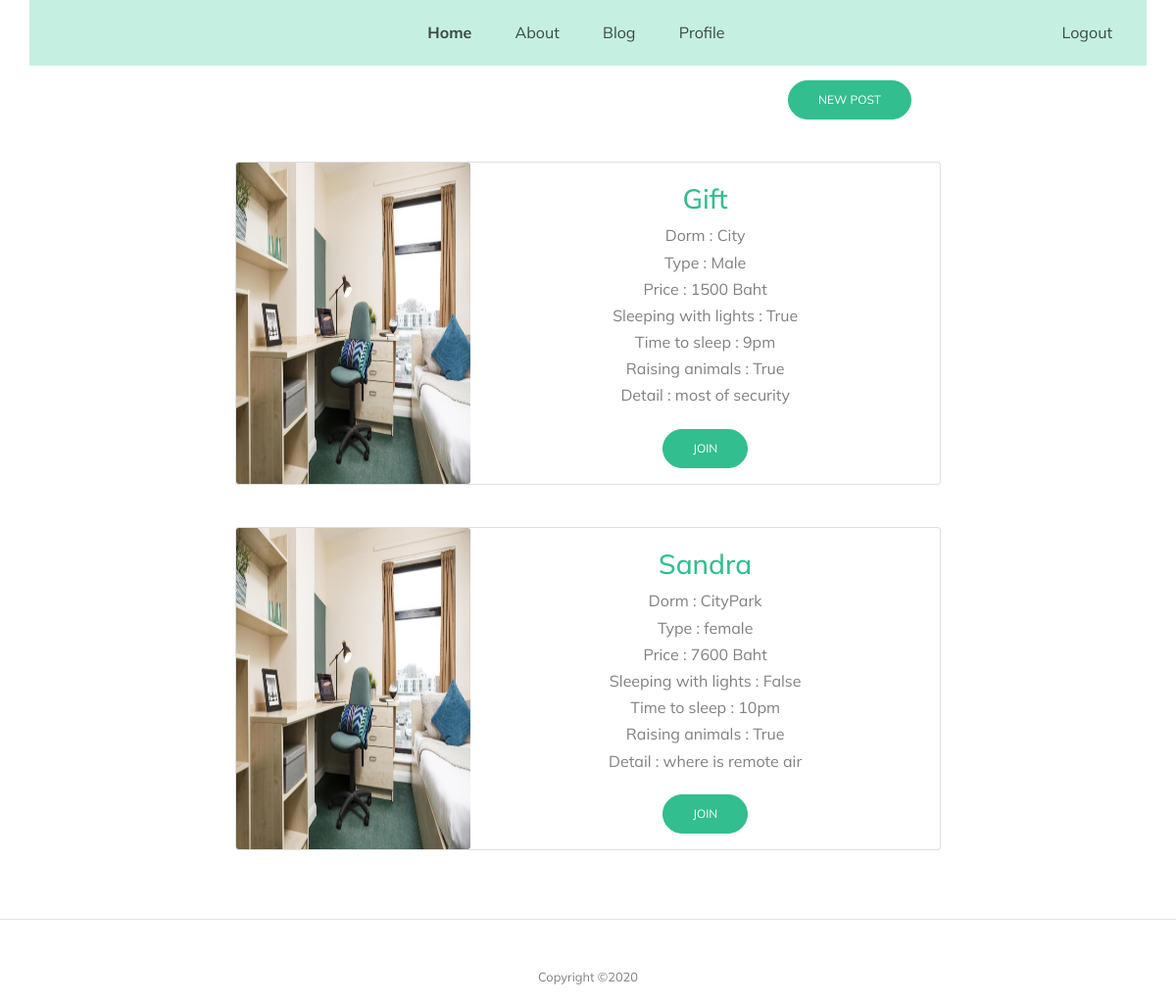
Before: /homepage with the older database file.
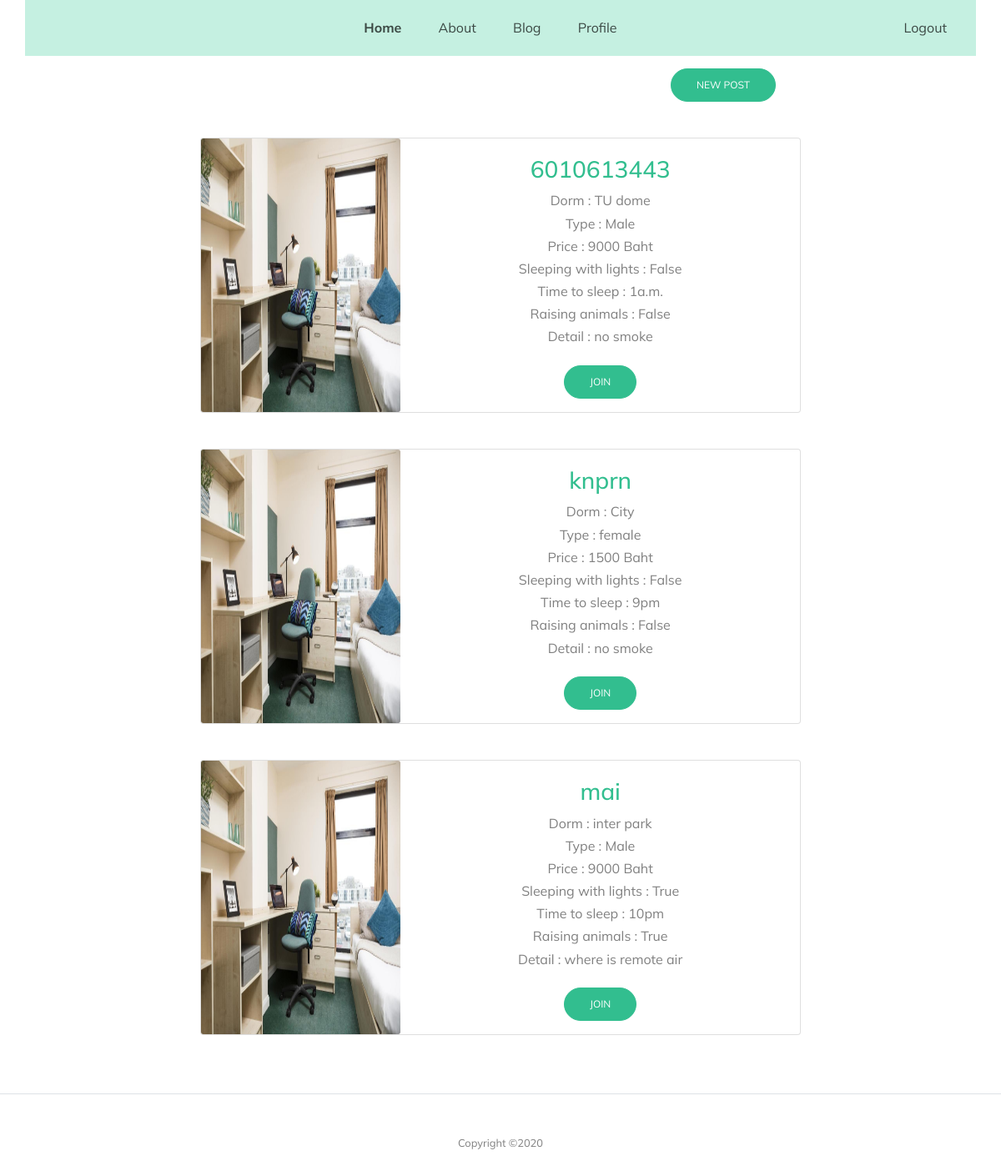
After: the same page with the newer database file.
### matefinder/models.py (models this page shows, shortened)
class DormInformation(models.Model):
    username = models.CharField(max_length=255)
    name_dorm = models.CharField(max_length=255)
    details_dorm = models.CharField(max_length=255)
    type_dorm = models.CharField(max_length=255)
    price = models.IntegerField()
    light = models.BooleanField()
    timetosleep = models.CharField(max_length=255)
    pet = models.BooleanField()

### matefinder/views.py (the view)
# urls.py: path('homepage', views.viewPostDorm, name='homepage'),
def viewPostDorm(request):
    print("viewPostDorm")
    return render(request, 'homepage.html', {
        "dorms": DormInformation.objects.all()
    })

### templates/homepage.html (shortened to what this page needs)
{% block body %}
{% load static %}
<link rel="stylesheet" type="text/css" href="{% static '/css/styleabout.css' %}" />
<html lang="en">
  <head>
    <link rel="stylesheet" href="../static/fonts/icomoon/style.css"  rel="stylesheet"  />
    <link rel="stylesheet" href="../static/css/bootstrap.min.css"  rel="stylesheet" />
    <link rel="stylesheet" href="../static/css/jquery-ui.css"  rel="stylesheet" />
    <link rel="stylesheet" href="../static/css/owl.carousel.min.css"  rel="stylesheet" />
    <link rel="stylesheet" href="../static/css/owl.theme.default.min.css"  rel="stylesheet"  />
    <link rel="stylesheet" href="../static/css/owl.theme.default.min.css"  rel="stylesheet" />
    <link rel="stylesheet" href="../static/css/jquery.fancybox.min.css"  rel="stylesheet" />
    <link rel="stylesheet" href="../static/css/bootstrap-datepicker.css"  rel="stylesheet"  />
    <link rel="stylesheet" href="../static/fonts/flaticon/font/flaticon.css" rel="stylesheet"  />
    <link rel="stylesheet" href="../static/fonts/flaticon-covid/font/flaticon.css"  rel="stylesheet" />
    <link rel="stylesheet" href="../static/css/aos.css" rel="stylesheet"  />
    <link rel="stylesheet" href="../static/css/styleabout.css" rel="stylesheet"  />
  </head>
  <body data-spy="scroll" data-target=".site-navbar-target" data-offset="300">
    <div class="site-wrap">
      <header class="site-navbar light js-sticky-header site-navbar-target" role="banner">
        <div class="container">
          <div class="row align-items-center">
            <div class="col-10 col-md-12 d-none d-xl-block" style="background-color:#c5f0e1;" >
              <nav class="site-navigation position-relative text-right" role="navigation">
                <ul class="site-menu main-menu js-clone-nav mr-auto d-none d-lg-block">
                  <li class="active"><a href="homepage" class="nav-link">Home</a></li>
                  <li class="has-children">
                  <li><a href="about" class="nav-link">About</a></li>
                  <li><a href="#" class="nav-link">Blog</a></li>
                  <li><a href="profile" class="nav-link">Profile</a></li>
                  <li style="margin-left: 300px;"><a href="{% url 'login' %}" class="nav-link">Logout</a></li>
                </ul>
              </nav>
            </div>
          </div>
        </div>
      </header>
      <br><br><br>
      <p><a href="{% url 'post' %}" id="myBtn" class="btn btn-primary" style="margin-left: 67%;">New Post</a></p>
      <br>
      <center>
    {% for i in dorms %}
    <div class="card mb-3" style="max-width: 720px;">
        <div class="row no-gutters">
          <div class="col-md-4">
            <img src="../static/images/dorm2.jpg" class="card-img" alt="Image" style="height: 100%; width: 100%;">
          </div>
          <div class="col-md-8">
            <form method="post">
            <div class="card-body">
              <div class="section-heading">
                <h3 class="team">{{ i.username }}</h3>
              </div>
                Dorm : {{ i.name_dorm }}<br>
                Type : {{ i.type_dorm }} <br>
                Price : {{ i.price }} Baht <br>
                Sleeping with lights : {{ i.light }} <br>
                Time to sleep : {{ i.timetosleep }} <br>
                Raising animals : {{ i.pet }} <br>
                Detail : {{ i.details_dorm }} <br>
              </div>
              {% if i.username != user.username %}
              <button type="submit" class="btn btn-primary">Join</button>
              {% endif %}
             </div>
              <br><br>
        </div>
      </div>
      <br>
      {% endfor %}
      </center>
<br>
      <div class="row text-center">
        <div class="col-md-12">
          <div class="border-top pt-5">
            <p class="copyright"><small>
              Copyright &copy;<script>document.write(new Date().getFullYear());</script>
            </div>
          </div>
        </div>
    </div>
  </body>
  </html>
</html>
{% endblock %}

### static/css/styleabout.css (style rules this page uses)
html { overflow-x: hidden; }
body { line-height: 1.7; color: gray; font-weight: 400; font-size: 1rem; }
a { -webkit-transition: .3s all ease; -o-transition: .3s all ease; transition: .3s all ease; }
h1, h2, h3, h4, h5, .h1, .h2, .h3, .h4, .h5 { font-family: "Mulish", -apple-system, BlinkMacSystemFont, "Segoe UI", Roboto, "Helvetica Neue", Arial, "Noto Sans", sans-serif, "Apple Color Emoji", "Segoe UI Emoji", "Segoe UI Symbol", "Noto Color Emoji"; }
body:after { -webkit-transition: .3s all ease-in-out; -o-transition: .3s all ease-in-out; transition: .3s all ease-in-out; }
.btn { font-size: 12px; text-transform: uppercase; border-radius: 30px; padding: 10px 30px; }
.btn.btn-primary { background: #32be8f; border-color: #32be8f; color: #fff; }
.site-navbar { margin-bottom: 0px; z-index: 1999; position: absolute; top: 0; width: 100%; }
.site-navbar .site-navigation .site-menu { margin-bottom: 0; }
.site-navbar .site-navigation .site-menu .active { color: #32be8f; display: inline-block; }
.site-navbar .site-navigation .site-menu a { text-decoration: none !important; display: inline-block; }
.site-navbar .site-navigation .site-menu > li { display: inline-block; }
.site-navbar .site-navigation .site-menu > li.active > a { font-weight: 700; }
.site-navbar .site-navigation .site-menu > li > a { padding: 20px 20px; color: #000; display: inline-block; text-decoration: none !important; }
.site-navbar .site-navigation .site-menu .has-children { position: relative; }
.site-mobile-menu .site-nav-wrap { padding: 0; margin: 0; list-style: none; position: relative; }
.site-mobile-menu .site-nav-wrap a { padding: 10px 20px; display: block; position: relative; color: #212529; }
.site-mobile-menu .site-nav-wrap li { position: relative; display: block; }
.site-mobile-menu .site-nav-wrap > li { display: block; position: relative; float: left; width: 100%; }
.site-mobile-menu .site-nav-wrap > li > a { padding-left: 20px; font-size: 20px; }
.sticky-wrapper .site-navbar { -webkit-transition: .3s all ease; -o-transition: .3s all ease; transition: .3s all ease; }
.sticky-wrapper .site-navbar .site-menu > li > a { color: rgba(0, 0, 0, 0.7) !important; }
.section-heading { font-size: 30px; font-weight: 900; color: #32be8f; }
.team { text-align: center; }

Changed rows visible on the page:
removed DormInformation: username "Gift", name_dorm "City", type_dorm "Male", price "1500", light "True", timetosleep "9pm", pet "True", details_dorm "most of security", shows "JOIN"
removed DormInformation: username "Sandra", name_dorm "CityPark", type_dorm "female", price "7600", light "False", timetosleep "10pm", pet "True", details_dorm "where is remote air", shows "JOIN"
added DormInformation: username "6010613443", name_dorm "TU dome", type_dorm "Male", price "9000", light "False", timetosleep "1a.m.", pet "False", details_dorm "no smoke", shows "JOIN"
added DormInformation: username "knprn", name_dorm "City", type_dorm "female", price "1500", light "False", timetosleep "9pm", pet "False", details_dorm "no smoke", shows "JOIN"
added DormInformation: username "mai", name_dorm "inter park", type_dorm "Male", price "9000", light "True", timetosleep "10pm", pet "True", details_dorm "where is remote air", shows "JOIN"
